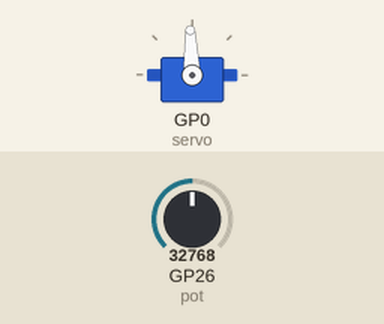
Bench run of a program on a simulated Raspberry Pi Pico running MicroPython. On the bench: servo. The test bench sets the inputs (shaded band); at power-on: GP26 (pot) = 32768 (analog values on the 0–65535 scale). Servo angles are drawn from the pulse width (0.5 ms = 0°, 2.5 ms = 180°).

Above: at 1.2 s.
1.3 s: GP26 (pot) set to 45874
At 1.8 s:
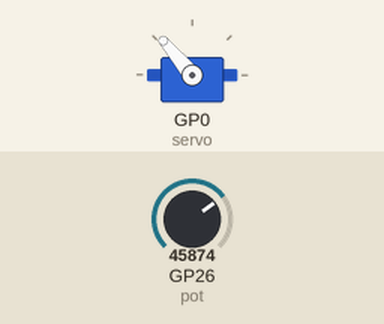
2.8 s: GP26 (pot) set to 57670
At 3.1 s:
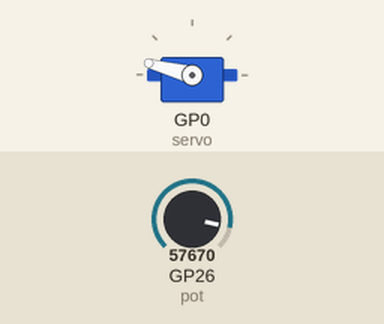
4.3 s: GP26 (pot) set to 65535
At 5.5 s:
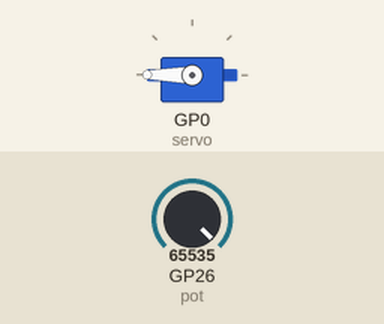
5.8 s: GP26 (pot) set to 19660
At 6.7 s:
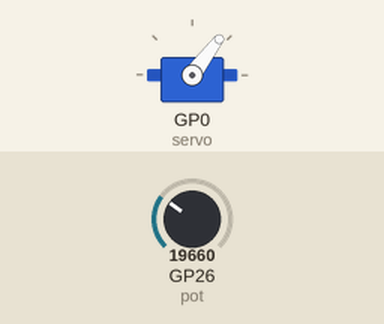
7.3 s: GP26 (pot) set to 7864
At 7.9 s:
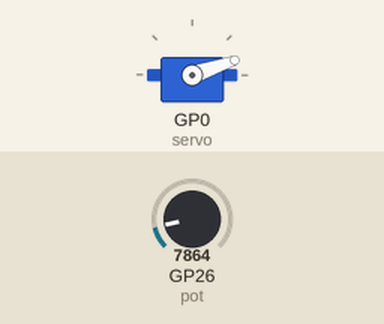
Timing chart, 0 to 9.8 s (numbered marks = the images above; inputs shaded):
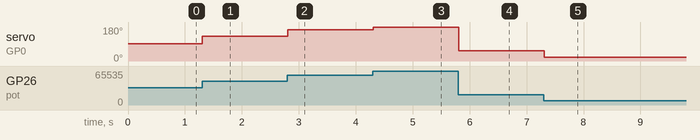

Measured:
- after the input at 1.3 s, servo on GP0 (servo): 92° → 130° at once
- after the input at 2.8 s, servo on GP0 (servo): 130° → 165° at once
- after the input at 4.3 s, servo on GP0 (servo): 165° → 180° at once
- after the input at 5.8 s, servo on GP0 (servo): 180° → 53° at once
- after the input at 7.3 s, servo on GP0 (servo): 53° → 19° at once

The program:

servo_y_potenciometro.py
```python
# Taller Raspberry Pi Pico con MicroPython
# Control de un servo con un potenciómetro

import machine
import utime

servo = machine.PWM(machine.Pin(0))   # Señal de control del servo conectada a para GPIO0 (pin 1)
servo.freq(50)                        # Período de PWM de 20 ms (50 Hz)
pot = machine.ADC(26)                 # Pin central del potenciómetro conectada a ADC0 en GPIO26 (pin 31)

# Conversión de grados a duty cycle en
def duty(deg):
    duty_0_deg = 1500                 # Rango [0,180] -> [1000,9000]
    duty_180_deg = 8500
    return int(duty_0_deg + (duty_180_deg-duty_0_deg)*(deg/180))

def adc2deg(adc):
    max_adc = 65535                   # Aunque el ADC es de 12 bits la lectura mediante read_u16() davuelve un rango de 16 bits
    return int(adc*180/max_adc)       # Rango [0,65535] -> [0,180]

while True:
    lectura_pot = pot.read_u16()      # Leemos el valor del ADC (rango de 16 bits)
    grados = adc2deg(lectura_pot)     # Convertimos el valor a grados
    servo.duty_u16(duty(grados))      # Convertimos los grados a duty cycle y actualizamos el PWM
    utime.sleep(0.1)                  # Esperamos al menos un período (5 en este caso)
```
